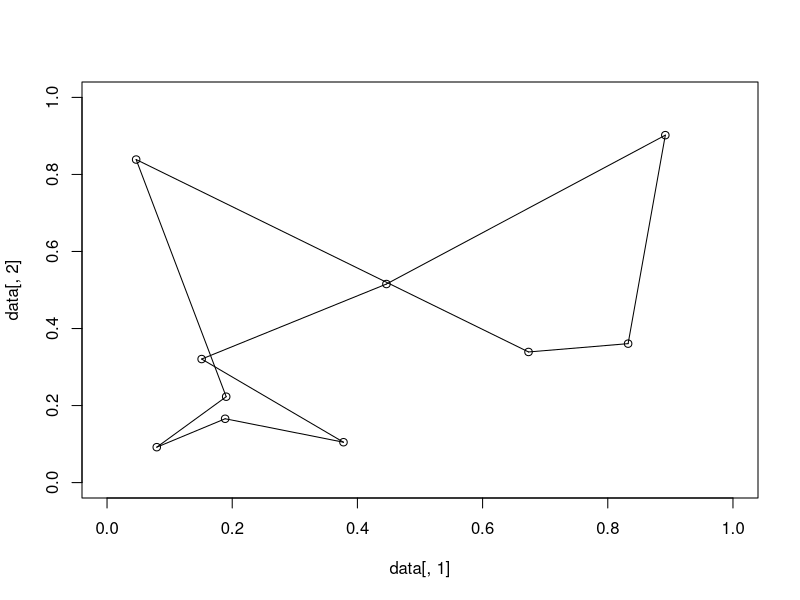

R code for this plot:


### fonction qui réalise le croisement entre 2 tours
### data = matrice 2 lignes, n colonnes
###

croisement <- function(data)
{
  n <- dim(data)[2]
  p <- sample(n, 1) #position echange
  temp <-  data[2,p] 
  data[2,p] <- data[1,p] 
  data[1,p] <- temp

  while(length(unique(data[1,])) < n)
  {
    p <- setdiff(which(data[1,] == temp), p)
    temp <-  data[2,p] 
    data[2,p] <- data[1,p] 
    data[1,p] <- temp
  }
  return(data)
}


#####

genetics_TSP <- function(data, nb_Chrom = 10, select =  floor(dim(data)[1]/2), mutation = 0.01, iterMax = 100)
{
  n <- dim(data)[1]
  ### matrice des distances entre villes
  distances <- as.matrix(dist(data))
  
  #### initialisation
  chrom <- t(apply(matrix(0, nb_Chrom, n), 1, function(x) sample(n)))
 
  for(i in 1:iterMax)
  {
    print(chrom)
    ### 1) DISTANCES TOURS : distance du tour pour chaque chromosome
    dist_tours <- rep(0, nb_Chrom)
    for(k in 1:nb_Chrom)
    {
      for(j in 1:(n-1)){dist_tours[k] <- dist_tours[k] + distances[chrom[k,j],chrom[k,j+1]]} 
      dist_tours[k] <- dist_tours[k] + distances[chrom[k,n],chrom[k,1]]
    }
    
    ### 2) selection des meilleurs (en nombre select)
    chrom[1:select, ] <- chrom[order(dist_tours)[1:select], ]
    
    ### 3) croisement
    for(k in seq(select + 1, n-1, by = 2))
    {
      chrom[c(k,k+1),] <- croisement(chrom[sample(1:select, size = 2, prob = select:1),])
    }
    if(k < n-1){chrom[n,] <- croisement(chrom[sample(1:select, size = 2, prob = select:1),])[1,]}
    
    ### 3) mutation
    
    
    
  }
  
  return(chrom)
}



####
n <- 10
data <- matrix(runif(2*n), n, 2)
res <- genetics_TSP(data, iterMax = 5)
res

##### PLOT

tour <- res[1,]


plot(data[,1], data[,2], xlim = c(0,1), ylim = c(0,1))
for(i in 1:(length(tour)-1)){segments(x0 = data[tour[i],1],
                                      y0 = data[tour[i],2], 
                                      x1 = data[tour[i+1],1], 
                                      y1 = data[tour[i+1],2], lwd = 1)}
segments(x0 = data[tour[length(tour)],1],
         y0 = data[tour[length(tour)],2], 
         x1 = data[tour[1],1], 
         y1 = data[tour[1],2], lwd = 1)



###





